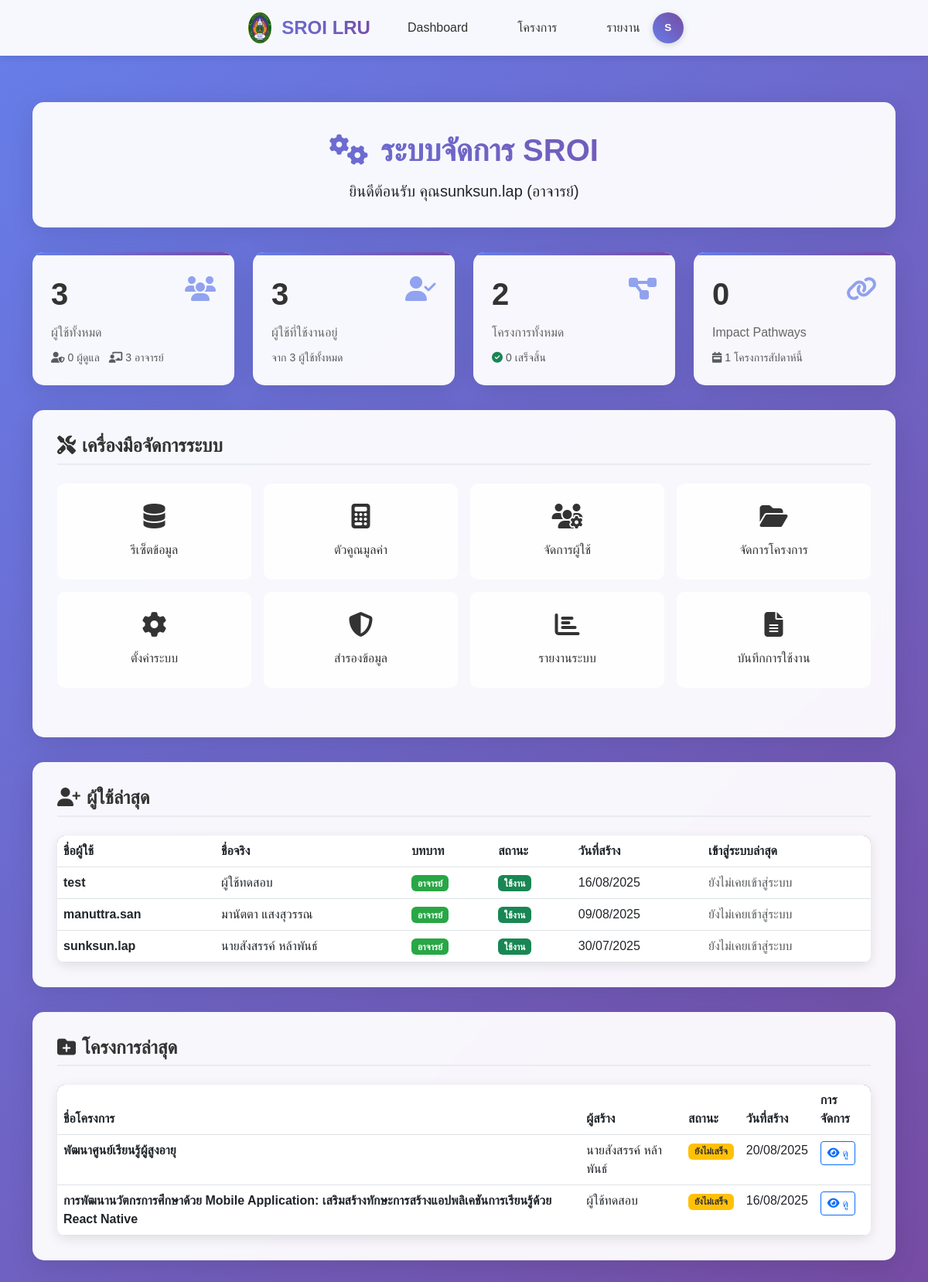
/admin/index.php (signed in), run on an earlier commit of the app's database.
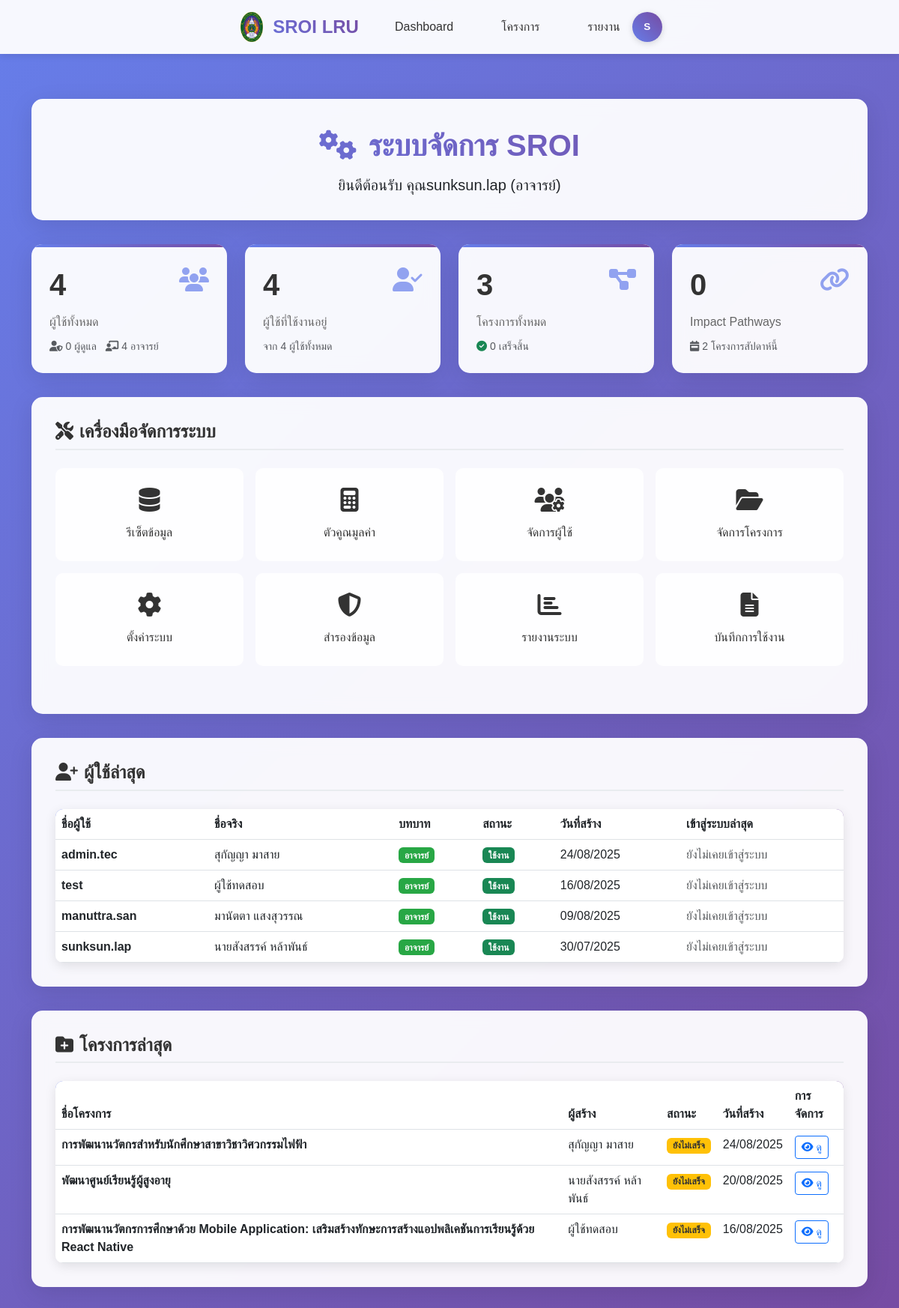
And on a later commit of the database.
### tables this page shows
CREATE TABLE `users` (
  `id` int(11) NOT NULL,
  `username` varchar(100) NOT NULL COMMENT 'ชื่อผู้ใช้',
  `email` varchar(200) NOT NULL COMMENT 'อีเมล',
  `password_hash` varchar(255) NOT NULL COMMENT 'รหัสผ่านที่เข้ารหัส',
  `first_name` varchar(100) DEFAULT NULL COMMENT 'ชื่อ',
  `last_name` varchar(100) DEFAULT NULL COMMENT 'นามสกุล',
  `full_name_th` varchar(200) DEFAULT NULL COMMENT 'ชื่อ-นามสกุล ภาษาไทย',
  `title` varchar(50) DEFAULT NULL COMMENT 'คำนำหน้า',
  `position` varchar(200) DEFAULT NULL COMMENT 'ตำแหน่ง',
  `department` varchar(200) DEFAULT NULL COMMENT 'แผนก/หน่วยงาน',
  `organization` varchar(300) DEFAULT NULL COMMENT 'องค์กร',
  `phone` varchar(20) DEFAULT NULL COMMENT 'เบอร์โทรศัพท์',
  `role` enum('admin','teacher') NOT NULL DEFAULT 'teacher' COMMENT 'บทบาทผู้ใช้',
  `is_active` tinyint(1) DEFAULT 1 COMMENT 'สถานะการใช้งาน',
  `email_verified` tinyint(1) DEFAULT 0 COMMENT 'ยืนยันอีเมลแล้ว',
  `last_login` timestamp NULL DEFAULT NULL COMMENT 'เข้าสู่ระบบครั้งล่าสุด',
  `login_count` int(11) DEFAULT 0 COMMENT 'จำนวนครั้งที่เข้าสู่ระบบ',
  `created_at` timestamp NOT NULL DEFAULT current_timestamp(),
  `updated_at` timestamp NOT NULL DEFAULT current_timestamp() ON UPDATE current_timestamp(),
  `created_by` varchar(100) DEFAULT NULL COMMENT 'ผู้สร้างบัญชี'
);

CREATE TABLE `projects` (
  `id` int(11) NOT NULL,
  `project_code` varchar(50) NOT NULL COMMENT 'รหัสโครงการ',
  `name` varchar(500) NOT NULL COMMENT 'ชื่อโครงการ',
  `description` text DEFAULT NULL COMMENT 'รายละเอียดโครงการ',
  `objective` text DEFAULT NULL COMMENT 'วัตถุประสงค์โครงการ',
  `start_date` date DEFAULT NULL COMMENT 'วันที่เริ่มโครงการ',
  `end_date` date DEFAULT NULL COMMENT 'วันที่สิ้นสุดโครงการ',
  `budget` decimal(15,2) DEFAULT NULL COMMENT 'งบประมาณ',
  `organization` varchar(300) DEFAULT NULL COMMENT 'หน่วยงาน/องค์กร',
  `project_manager` varchar(200) DEFAULT NULL COMMENT 'ผู้จัดการโครงการ',
  `status` enum('incompleted','completed') DEFAULT 'incompleted' COMMENT 'สถานะโครงการ',
  `created_by` varchar(100) DEFAULT NULL COMMENT 'ผู้สร้าง',
  `created_at` timestamp NOT NULL DEFAULT current_timestamp(),
  `updated_at` timestamp NOT NULL DEFAULT current_timestamp() ON UPDATE current_timestamp(),
  `impact_chain_status` longtext DEFAULT NULL CHECK (json_valid(`impact_chain_status`)),
  `total_impact_chains` int(11) DEFAULT 0 COMMENT 'จำนวน Impact Chain ทั้งหมด',
  `current_chain_id` int(11) DEFAULT NULL COMMENT 'Impact Chain ที่กำลังทำอยู่'
);

### admin/index.php (the view, shortened to what the changed rows need)
<?php
require_once '../config.php';
$system_stats_query = "SELECT
                         (SELECT COUNT(*) FROM users) as total_users,
                         (SELECT COUNT(*) FROM users WHERE role = 'admin') as admin_users,
                         (SELECT COUNT(*) FROM users WHERE role = 'teacher') as teacher_users,
                         (SELECT COUNT(*) FROM users WHERE is_active = 1) as active_users,
                         (SELECT COUNT(*) FROM projects) as total_projects,
                         (SELECT COUNT(*) FROM projects WHERE status = 'completed') as completed_projects,
                         (SELECT COUNT(*) FROM social_impact_pathway) as total_chains,
                         (SELECT COUNT(*) FROM projects WHERE created_at >= DATE_SUB(NOW(), INTERVAL 7 DAY)) as projects_this_week";
$system_stats_result = mysqli_query($conn, $system_stats_query);
$system_stats = mysqli_fetch_assoc($system_stats_result);
$recent_users_query = "SELECT id, username, full_name_th, role, created_at, last_login, is_active
                       FROM users
                       ORDER BY created_at DESC
                       LIMIT 10";
$recent_users_result = mysqli_query($conn, $recent_users_query);
$recent_projects_query = "SELECT p.id, p.name, p.status, p.created_at, u.full_name_th as creator_name
                          FROM projects p
                          LEFT JOIN users u ON p.created_by = u.id
                          ORDER BY p.created_at DESC
                          LIMIT 10";
$recent_projects_result = mysqli_query($conn, $recent_projects_query);
?>
<!DOCTYPE html>
<html lang="th">
<head>
    <link href="https://cdn.jsdelivr.net/npm/bootstrap@5.3.0/dist/css/bootstrap.min.css" rel="stylesheet">
    <link href="https://cdn.jsdelivr.net/npm/bootstrap-icons@1.10.0/font/bootstrap-icons.css" rel="stylesheet">
    <link href="https://cdnjs.cloudflare.com/ajax/libs/font-awesome/6.4.0/css/all.min.css" rel="stylesheet">
</head>
<body>
    <div class="admin-container">
        <div class="container">
            <div class="stats-grid">
                <div class="stat-card">
                    <div class="stat-icon">
                        <i class="fas fa-users"></i>
                    </div>
                    <div class="stat-number"><?php echo number_format($system_stats['total_users']); ?></div>
                    <div class="stat-label">ผู้ใช้ทั้งหมด</div>
                    <small class="text-muted">
                        <i class="fas fa-user-shield me-1"></i><?php echo $system_stats['admin_users']; ?> ผู้ดูแล
                        <i class="fas fa-chalkboard-teacher ms-2 me-1"></i><?php echo $system_stats['teacher_users']; ?> อาจารย์
                    </small>
                </div>
                <div class="stat-card">
                    <div class="stat-icon">
                        <i class="fas fa-user-check"></i>
                    </div>
                    <div class="stat-number"><?php echo number_format($system_stats['active_users']); ?></div>
                    <div class="stat-label">ผู้ใช้ที่ใช้งานอยู่</div>
                    <small class="text-muted">
                        จาก <?php echo number_format($system_stats['total_users']); ?> ผู้ใช้ทั้งหมด
                    </small>
                </div>
                <div class="stat-card">
                    <div class="stat-icon">
                        <i class="fas fa-project-diagram"></i>
                    </div>
                    <div class="stat-number"><?php echo number_format($system_stats['total_projects']); ?></div>
                    <div class="stat-label">โครงการทั้งหมด</div>
                    <small class="text-muted">
                        <i class="fas fa-check-circle me-1 text-success"></i><?php echo $system_stats['completed_projects']; ?> เสร็จสิ้น
                    </small>
                </div>
                <div class="stat-card">
                    <div class="stat-icon">
                        <i class="fas fa-link"></i>
                    </div>
                    <div class="stat-number"><?php echo number_format($system_stats['total_chains']); ?></div>
                    <div class="stat-label">Impact Pathways</div>
                    <small class="text-muted">
                        <i class="fas fa-calendar-week me-1"></i><?php echo $system_stats['projects_this_week']; ?> โครงการสัปดาห์นี้
                    </small>
                </div>
            </div>
            <div class="admin-section">
                <div class="table-responsive">
                    <table class="table table-hover">
                        <thead>
                            <tr>
                                <th>ชื่อผู้ใช้</th>
                                <th>ชื่อจริง</th>
                                <th>บทบาท</th>
                                <th>สถานะ</th>
                                <th>วันที่สร้าง</th>
                                <th>เข้าสู่ระบบล่าสุด</th>
                            </tr>
                        </thead>
                        <tbody>
                            <?php while($user = mysqli_fetch_assoc($recent_users_result)): ?>
                            <tr>
                                <td>
                                    <strong><?php echo htmlspecialchars($user['username']); ?></strong>
                                </td>
                                <td><?php echo htmlspecialchars($user['full_name_th'] ?? '-'); ?></td>
                                <td>
                                    <span class="badge <?php echo $user['role'] == 'admin' ? 'badge-admin' : 'badge-teacher'; ?>">
                                        <?php echo $user['role'] == 'admin' ? 'ผู้ดูแล' : 'อาจารย์'; ?>
                                    </span>
                                </td>
                                <td>
                                    <span class="badge <?php echo $user['is_active'] ? 'bg-success' : 'bg-secondary'; ?>">
                                        <?php echo $user['is_active'] ? 'ใช้งาน' : 'ปิดใช้งาน'; ?>
                                    </span>
                                </td>
                                <td><?php echo date('d/m/Y', strtotime($user['created_at'])); ?></td>
                                <td>
                                    <?php
                                    if ($user['last_login']) {
                                        echo date('d/m/Y H:i', strtotime($user['last_login']));
                                    } else {
                                        echo '<span class="text-muted">ยังไม่เคยเข้าสู่ระบบ</span>';
                                    }
                                    ?>
                                </td>
                            </tr>
                            <?php endwhile; ?>
                        </tbody>
                    </table>
                </div>
            </div>
            <div class="admin-section">
                <div class="table-responsive">
                    <table class="table table-hover">
                        <thead>
                            <tr>
                                <th>ชื่อโครงการ</th>
                                <th>ผู้สร้าง</th>
                                <th>สถานะ</th>
                                <th>วันที่สร้าง</th>
                                <th>การจัดการ</th>
                            </tr>
                        </thead>
                        <tbody>
                            <?php while($project = mysqli_fetch_assoc($recent_projects_result)): ?>
                            <tr>
                                <td>
                                    <strong><?php echo htmlspecialchars($project['name']); ?></strong>
                                </td>
                                <td><?php echo htmlspecialchars($project['creator_name'] ?? '-'); ?></td>
                                <td>
                                    <span class="badge <?php echo $project['status'] == 'completed' ? 'badge-completed' : 'badge-incompleted'; ?>">
                                        <?php echo $project['status'] == 'completed' ? 'เสร็จสิ้น' : 'ยังไม่เสร็จ'; ?>
                                    </span>
                                </td>
                                <td><?php echo date('d/m/Y', strtotime($project['created_at'])); ?></td>
                                <td>
                                    <a href="../project-detail.php?id=<?php echo $project['id']; ?>"
                                       class="btn btn-sm btn-outline-primary">
                                        <i class="fas fa-eye"></i> ดู
                                    </a>
                                </td>
                            </tr>
                            <?php endwhile; ?>
                        </tbody>
                    </table>
                </div>
            </div>
        </div>
    </div>
</body>
</html>

What changed in the data, as far as the page shows it:
added users: username "admin.tec", full_name_th "สุกัญญา มาสาย", role "อาจารย์", is_active "ใช้งาน", created_at "24/08/2025", shows "ยังไม่เคยเข้าสู่ระบบ"
added projects: name "การพัฒนานวัตกรสำหรับนักศึกษาสาขาวิชาวิศวกรรมไฟฟ้า", users.full_name_th "สุกัญญา มาสาย", status "ยังไม่เสร็จ", created_at "24/08/2025"
Also different on the page:
$system_stats['total_users']: "3" → "4"
$system_stats['teacher_users']: "3" → "4"
$system_stats['active_users']: "3" → "4"
$system_stats['total_projects']: "2" → "3"
$system_stats['projects_this_week']: "1" → "2"
